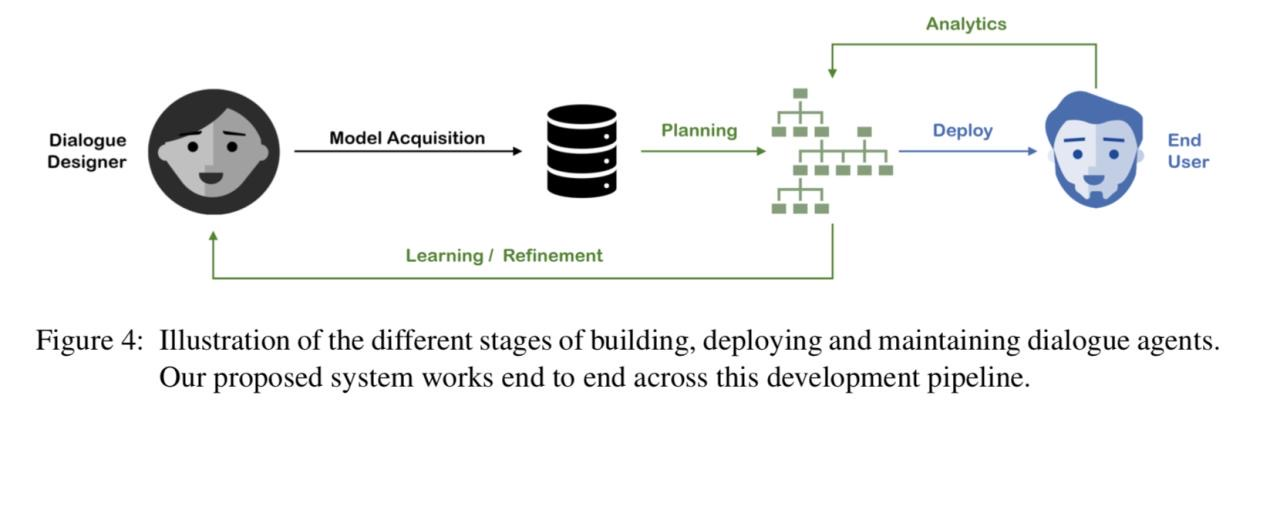
#> input picture IMG_3031.JPG, 1280 x 513 px
$ python crop.py -i ../IMG_3031.JPG   (older library calls are emulated)
#> lines starting #> are read from the running program, lines starting #| are printed output that depends on the picture; after the words box and inside, x2 and y2 are one past the last pixel; in counts of white or black regions, pixels touching at a corner belong together
import cv2 as cv
import numpy as np
import argparse

parser = argparse.ArgumentParser(description='Crop an image from Countour algorithm')
parser.add_argument('--input', '-i', help='Input image', required=True)
parser.add_argument('--show-canny', help='Show Canny algorithm result', action='store_true')
parser.add_argument('--show-result', help='Show image with bounding box before the crop', action='store_true')
parser.add_argument('--output', '-o', help='Output image')
parser.add_argument('--draw-all-areas', help='Draw all areas', action='store_true')
parser.add_argument('--crop', '-c', help='Crop the biggest rectangle found', action='store_true')

args = parser.parse_args()

window_openend = False

# load the target image
image = cv.imread(args.input)
#> image is the input picture: shape (513, 1280, 3); mean B, G, R 242.3, 242.3, 241.6

# convert in grayscale
imageGray = cv.cvtColor(image, cv.COLOR_BGR2GRAY)

# apply Canny for edge
edged = cv.Canny(imageGray, 80, 200)
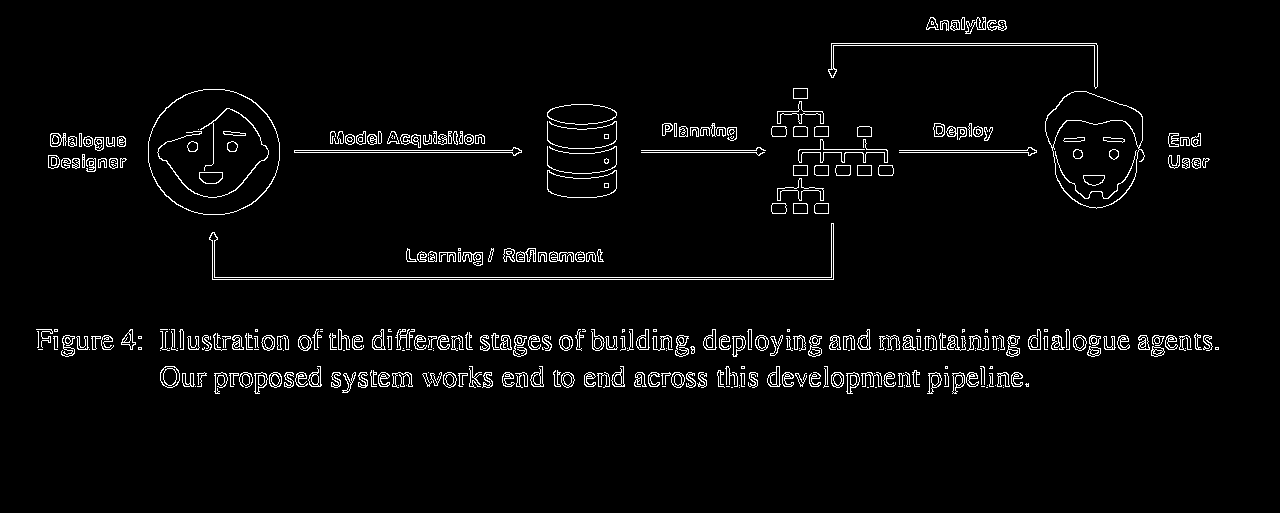
#> edged: shape (513, 1280); 3.3% white in thin lines or dots, all inside (x1, y1, x2, y2) = (36, 17, 1219, 394)

cannyImage, contours, hierarchy = cv.findContours(edged.copy(), cv.RETR_EXTERNAL, cv.CHAIN_APPROX_SIMPLE)
#> contours = 372 contours, 198 with area under 20; largest, box (x1, y1, x2, y2) and area: (148, 89, 280, 215) 13033, (1045, 91, 1145, 209) 8592, (209, 223, 834, 280) 1470, (547, 170, 617, 198) 1356, (547, 104, 617, 125) 1078

if args.show_canny:
  cv.imshow('img', cannyImage)
  window_openend = True

bestRect = None
area = 0

for c in contours:
  rect = cv.boundingRect(c)
  x,y,w,h = rect

  current_area = w * h

  if current_area > area:
    area = current_area
    bestRect = rect

  if args.draw_all_areas:
    cv.rectangle(image, (x, y), (x+w, y+h), (0, 120, 255), 2)
#> this loop made 372 passes
#> (x, y, w, h, current_area, area) on passes 21, 23, 28, 33, 35, 37, 38, 64, 95, 282: (989, 375, 5, 12, 60, 60), (217, 375, 8, 11, 88, 88), (795, 373, 12, 14, 168, 168), (182, 373, 13, 14, 182, 182), (997, 372, 13, 15, 195, 195), (952, 372, 13, 22, 286, 286), (927, 372, 15, 22, 330, 330), (392, 372, 21, 16, 336, 336), (160, 366, 20, 22, 440, 440), (209, 223, 625, 57, 35625, 35625)
#> (x, y, w, h, current_area) on passes 24, 25, 29, 30, 31, 32: (989, 373, 4, 12, 48), (944, 373, 5, 14, 70), (740, 373, 5, 14, 70), (458, 373, 10, 14, 140), (422, 373, 10, 14, 140), (229, 373, 10, 14, 140)
#> after the loop, area = 35625

x, y, w, h = bestRect

if args.crop:
  imageCropped = image[y:h+y, x:x+w]

  cv.imshow('crop', imageCropped)
  window_openend = True

if not args.draw_all_areas:
  cv.rectangle(image, (x, y), (x+w, y+h), (0, 255, 0), 2)
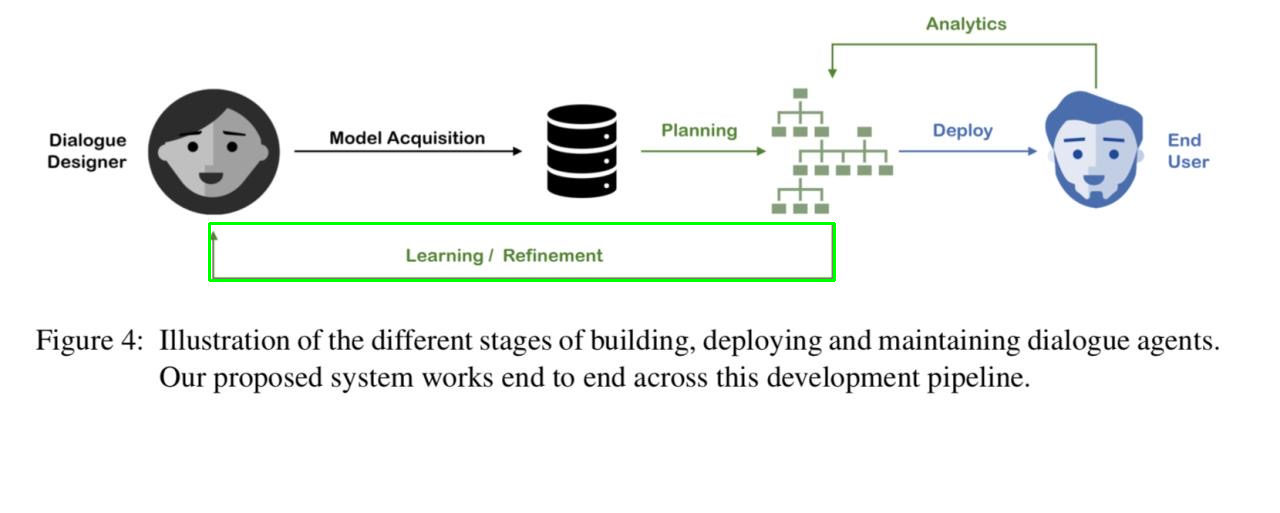
#> image: shape (513, 1280, 3); 0.62% of pixels changed, all inside (x1, y1, x2, y2) = (208, 222, 836, 282)

if args.show_result:
  cv.imshow('image', image)
  window_openend = True

if not args.output == None:
  cv.imwrite(args.output, image)

# wait for a key press
if window_openend:
  # wait for a key press
  cv.waitKey(0)

  # close all window
  cv.destroyAllWindows()
